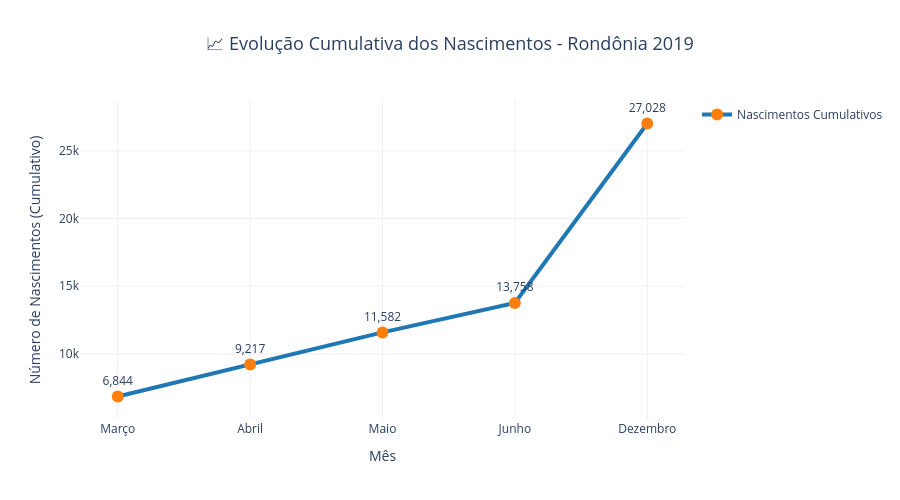

The code cell stored with this chart in its notebook:
### Markdown cell above
## 4. Gráficos de Evolução Temporal - Nascimentos Acumulados

### Code cell
# Gráfico 1: Evolução do número total de nascimentos (cumulativo)
fig = go.Figure()

meses_ordem = ['MAR', 'ABR', 'MAI', 'JUN', 'DEZ']
nascimentos = []
nomes_meses = []

for mes in meses_ordem:
    if mes in dados_meses:
        nascimentos.append(len(dados_meses[mes]))
        nomes_meses.append(meses_nomes[mes])

# Criar gráfico de linha com marcadores
fig.add_trace(go.Scatter(
    x=nomes_meses,
    y=nascimentos,
    mode='lines+markers+text',
    text=[f'{n:,}' for n in nascimentos],
    textposition='top center',
    line=dict(color='#1f77b4', width=4),
    marker=dict(size=12, color='#ff7f0e'),
    name='Nascimentos Cumulativos'
))

fig.update_layout(
    title={
        'text': '📈 Evolução Cumulativa dos Nascimentos - Rondônia 2019',
        'x': 0.5,
        'font': {'size': 18}
    },
    xaxis_title='Mês',
    yaxis_title='Número de Nascimentos (Cumulativo)',
    hovermode='x unified',
    height=500,
    template='plotly_white',
    showlegend=True
)

fig.show()

# Também criar versão estática com matplotlib
plt.figure(figsize=(12, 6))
plt.plot(nomes_meses, nascimentos, 'o-', linewidth=3, markersize=8, color='#1f77b4', markerfacecolor='#ff7f0e')
plt.title('Evolução Cumulativa dos Nascimentos - Rondônia 2019', fontsize=16, pad=20)
plt.xlabel('Mês', fontsize=12)
plt.ylabel('Número de Nascimentos (Cumulativo)', fontsize=12)
plt.grid(True, alpha=0.3)

# Adicionar valores nos pontos
for i, v in enumerate(nascimentos):
    plt.text(i, v + 500, f'{v:,}', ha='center', va='bottom', fontweight='bold')

plt.tight_layout()
plt.show()

print(f"📊 Crescimento de {nomes_meses[0]} para {nomes_meses[-1]}: {nascimentos[-1] - nascimentos[0]:,} nascimentos")

### Figure 1 — Plotly figure (JSON) as saved in the notebook; plotly's stock layout.template omitted (floating-point values rounded to 4 significant figures)
{"data": [{"line": {"color": "#1f77b4", "width": 4}, "marker": {"color": "#ff7f0e", "size": 12}, "mode": "lines+markers+text", "name": "Nascimentos Cumulativos", "text": ["6,844", "9,217", "11,582", "13,758", "27,028"], "textposition": "top center", "x": ["Março", "Abril", "Maio", "Junho", "Dezembro"], "y": [6844, 9217, 11582, 13758, 27028], "type": "scatter"}], "layout": {"title": {"font": {"size": 18}, "text": "📈 Evolução Cumulativa dos Nascimentos - Rondônia 2019", "x": 0.5}, "xaxis": {"title": {"text": "Mês"}}, "yaxis": {"title": {"text": "Número de Nascimentos (Cumulativo)"}}, "hovermode": "x unified", "height": 500, "showlegend": true}}
